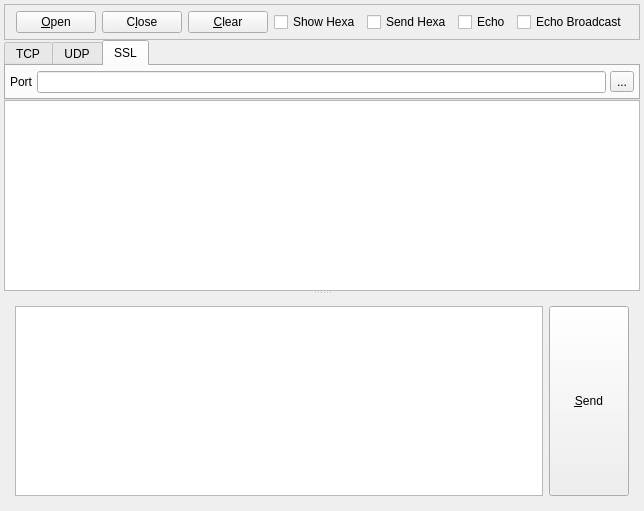
<?xml version="1.0" encoding="UTF-8"?>
<ui version="4.0">
 <class>Widget</class>
 <widget class="QWidget" name="Widget">
  <property name="geometry">
   <rect>
    <x>0</x>
    <y>0</y>
    <width>597</width>
    <height>511</height>
   </rect>
  </property>
  <property name="windowTitle">
   <string>NetServer</string>
  </property>
  <layout class="QGridLayout" name="gridLayout">
   <property name="leftMargin">
    <number>4</number>
   </property>
   <property name="topMargin">
    <number>4</number>
   </property>
   <property name="rightMargin">
    <number>4</number>
   </property>
   <property name="bottomMargin">
    <number>4</number>
   </property>
   <property name="spacing">
    <number>4</number>
   </property>
   <item row="0" column="0">
    <layout class="QVBoxLayout" name="mainLayout">
     <property name="spacing">
      <number>0</number>
     </property>
     <item>
      <widget class="QFrame" name="frameTop">
       <property name="minimumSize">
        <size>
         <width>0</width>
         <height>36</height>
        </size>
       </property>
       <property name="maximumSize">
        <size>
         <width>16777215</width>
         <height>39</height>
        </size>
       </property>
       <property name="frameShape">
        <enum>QFrame::StyledPanel</enum>
       </property>
       <property name="frameShadow">
        <enum>QFrame::Raised</enum>
       </property>
       <layout class="QGridLayout" name="gridLayout_2" rowstretch="0">
        <property name="topMargin">
         <number>0</number>
        </property>
        <property name="bottomMargin">
         <number>0</number>
        </property>
        <property name="spacing">
         <number>6</number>
        </property>
        <item row="0" column="5">
         <widget class="QCheckBox" name="chkEcho">
          <property name="text">
           <string>Echo</string>
          </property>
         </widget>
        </item>
        <item row="0" column="1">
         <widget class="QPushButton" name="pbClose">
          <property name="text">
           <string>C&amp;lose</string>
          </property>
         </widget>
        </item>
        <item row="0" column="2">
         <widget class="QPushButton" name="pbClear">
          <property name="text">
           <string>&amp;Clear</string>
          </property>
         </widget>
        </item>
        <item row="0" column="4">
         <widget class="QCheckBox" name="chkSendHexa">
          <property name="text">
           <string>Send Hexa</string>
          </property>
         </widget>
        </item>
        <item row="0" column="3">
         <widget class="QCheckBox" name="chkShowHexa">
          <property name="text">
           <string>Show Hexa</string>
          </property>
         </widget>
        </item>
        <item row="0" column="0">
         <widget class="QPushButton" name="pbOpen">
          <property name="text">
           <string>&amp;Open</string>
          </property>
         </widget>
        </item>
        <item row="0" column="6">
         <widget class="QCheckBox" name="chkEchoBroadcast">
          <property name="text">
           <string>Echo Broadcast</string>
          </property>
         </widget>
        </item>
       </layout>
      </widget>
     </item>
     <item>
      <widget class="QTabWidget" name="tabOption">
       <property name="sizePolicy">
        <sizepolicy hsizetype="Expanding" vsizetype="Minimum">
         <horstretch>0</horstretch>
         <verstretch>0</verstretch>
        </sizepolicy>
       </property>
       <property name="currentIndex">
        <number>2</number>
       </property>
       <widget class="QWidget" name="tabTcp">
        <attribute name="title">
         <string>TCP</string>
        </attribute>
        <layout class="QHBoxLayout" name="horizontalLayout_2" stretch="0,0,0">
         <property name="spacing">
          <number>4</number>
         </property>
         <property name="leftMargin">
          <number>4</number>
         </property>
         <property name="topMargin">
          <number>4</number>
         </property>
         <property name="rightMargin">
          <number>4</number>
         </property>
         <property name="bottomMargin">
          <number>4</number>
         </property>
         <item>
          <widget class="QLabel" name="lblTcpPort">
           <property name="text">
            <string>Port</string>
           </property>
          </widget>
         </item>
         <item>
          <widget class="QLineEdit" name="leTcpPort"/>
         </item>
         <item>
          <widget class="QToolButton" name="tbTcpAdvance">
           <property name="text">
            <string>...</string>
           </property>
          </widget>
         </item>
        </layout>
       </widget>
       <widget class="QWidget" name="tabUdp">
        <attribute name="title">
         <string>UDP</string>
        </attribute>
        <layout class="QHBoxLayout" name="horizontalLayout_3" stretch="0,0,0">
         <property name="spacing">
          <number>4</number>
         </property>
         <property name="leftMargin">
          <number>4</number>
         </property>
         <property name="topMargin">
          <number>4</number>
         </property>
         <property name="rightMargin">
          <number>4</number>
         </property>
         <property name="bottomMargin">
          <number>4</number>
         </property>
         <item>
          <widget class="QLabel" name="lblUdpPort">
           <property name="text">
            <string>Port</string>
           </property>
          </widget>
         </item>
         <item>
          <widget class="QLineEdit" name="leUdpPort"/>
         </item>
         <item>
          <widget class="QToolButton" name="tbUdpAdvance">
           <property name="text">
            <string>...</string>
           </property>
          </widget>
         </item>
        </layout>
       </widget>
       <widget class="QWidget" name="tabSsl">
        <attribute name="title">
         <string>SSL</string>
        </attribute>
        <layout class="QHBoxLayout" name="horizontalLayout_4" stretch="0,0,0">
         <property name="spacing">
          <number>4</number>
         </property>
         <property name="leftMargin">
          <number>4</number>
         </property>
         <property name="topMargin">
          <number>4</number>
         </property>
         <property name="rightMargin">
          <number>4</number>
         </property>
         <property name="bottomMargin">
          <number>4</number>
         </property>
         <item>
          <widget class="QLabel" name="lblSslPort">
           <property name="text">
            <string>Port</string>
           </property>
          </widget>
         </item>
         <item>
          <widget class="QLineEdit" name="leSslPort"/>
         </item>
         <item>
          <widget class="QToolButton" name="tbSslAdvanced">
           <property name="text">
            <string>...</string>
           </property>
          </widget>
         </item>
        </layout>
       </widget>
      </widget>
     </item>
     <item>
      <widget class="QSplitter" name="splitter">
       <property name="orientation">
        <enum>Qt::Vertical</enum>
       </property>
       <widget class="QPlainTextEdit" name="pteRecv">
        <property name="font">
         <font>
          <family>Courier New</family>
         </font>
        </property>
       </widget>
       <widget class="QWidget" name="layoutWidget">
        <layout class="QHBoxLayout" name="horizontalLayout">
         <item>
          <widget class="QPlainTextEdit" name="pteSend">
           <property name="font">
            <font>
             <family>Courier New</family>
            </font>
           </property>
          </widget>
         </item>
         <item>
          <widget class="QPushButton" name="pbSend">
           <property name="sizePolicy">
            <sizepolicy hsizetype="Minimum" vsizetype="Expanding">
             <horstretch>0</horstretch>
             <verstretch>0</verstretch>
            </sizepolicy>
           </property>
           <property name="text">
            <string>&amp;Send</string>
           </property>
          </widget>
         </item>
        </layout>
       </widget>
      </widget>
     </item>
    </layout>
   </item>
  </layout>
 </widget>
 <layoutdefault spacing="6" margin="11"/>
 <tabstops>
  <tabstop>pbOpen</tabstop>
  <tabstop>pbClose</tabstop>
  <tabstop>pbClear</tabstop>
  <tabstop>chkShowHexa</tabstop>
  <tabstop>chkSendHexa</tabstop>
  <tabstop>leTcpPort</tabstop>
  <tabstop>tbTcpAdvance</tabstop>
  <tabstop>leUdpPort</tabstop>
  <tabstop>tbUdpAdvance</tabstop>
  <tabstop>leSslPort</tabstop>
  <tabstop>tbSslAdvanced</tabstop>
 </tabstops>
 <resources/>
 <connections/>
</ui>
